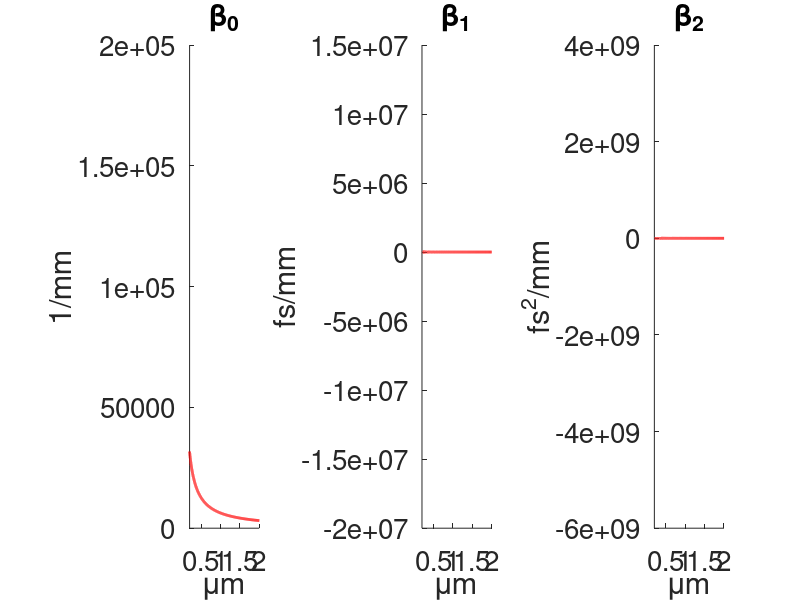

Reproduce this figure in MATLAB.
clearvars; %close all;

num_disp_orders = 2;

load('info_25um.mat','beta','wavelength');

c = 2.99792458e-4; % speed of ligth m/ps

Nf = size(beta,1);
%num_modes = size(beta,2);
num_modes = 1;

lmin = 0.2;
lmax = 2;

%% Calculate the propagation constants
l = wavelength*1e6; % um
fo = c./l*1e6; % THz

f = linspace(fo(end),fo(1),Nf)';
abs_beta = interp1(fo,abs(beta),f,'pchip');
ang_beta = interp1(fo,unwrap(angle(beta),[],1),f,'pchip');
beta = abs_beta.*exp(1i*ang_beta);

w = 2*pi*f; % angular frequencies in 1/ps
df = f(2)-f(1);
dw = 2*pi*df;
beta_calc = real(beta); % beta in 1/m

%% Display the results

% We need to use cell arrays because the higher orders are calculated from
% finite differences. This means that each order has one less data point
% than the previous one.
w_vectors = cell(num_disp_orders+1, 1); % omegas, in 1/ps
l_vectors = cell(num_disp_orders+1, 1); % lambdas, in um
w_vectors{1} = w;
l_vectors{1} = 2*pi*c./w_vectors{1}*1e6;
for disp_order = 1:num_disp_orders
    w_prev = w_vectors{disp_order};
    w_vectors{disp_order+1} = dw/2 + w_prev(1:length(w_prev)-1); % in 1/ps
    l_vectors{disp_order+1} = 2*pi*c./w_vectors{disp_order+1}*1e6; % in um
end

% beta_full will have all of the orders, for each mode, as a function of
% wavlength
beta_full = cell(num_disp_orders+1, 1);
beta_full{1} = beta_calc/1000;
for disp_order = 1:num_disp_orders
    beta_full{disp_order+1} = zeros(Nf-disp_order, num_modes);
end

% Take the differences to calculate the higher orders
for midx = 1:num_modes
    for disp_order = 1:num_disp_orders
        beta_full{disp_order+1}(:, midx) = diff(beta_full{disp_order}(:, midx))/dw*1000;
    end
end

coo=hsv(num_modes);

ylabels = cell(num_disp_orders+1, 1);
ylabels{1} = '1/mm';
ylabels{2} = 'fs/mm';
for disp_order = 2:num_disp_orders
    ylabels{disp_order+1} = ['fs^' num2str(disp_order) '/mm'];
end

% Plot the results
figure;
for disp_order = 1:num_disp_orders+1
    subplot(1,num_disp_orders+1,disp_order)
    hold on
    for midx = 1:num_modes
        h = plot(l_vectors{disp_order}, beta_full{disp_order}(:, midx), 'Color', coo(midx,:));
        set(h,'linewidth',2);
        xlim([lmin,lmax]);
    end
    hold off
    set(gca,'fontsize',20);
    ylabel(ylabels{disp_order});
    xlabel('\mum')
    title(['\beta_' num2str(disp_order-1)]);
end